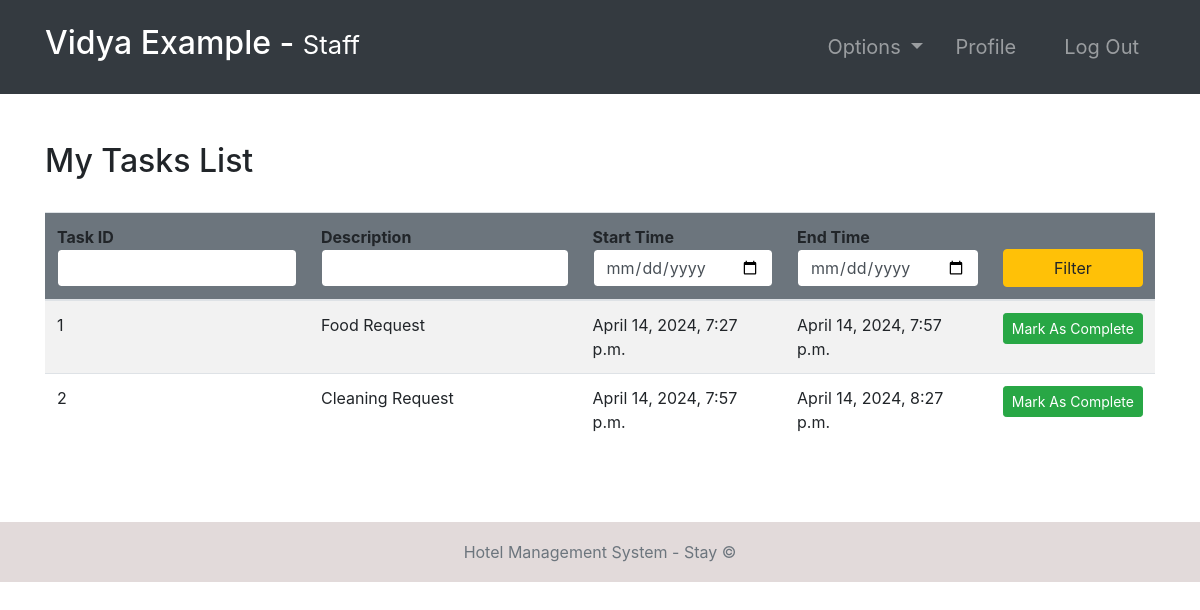
The app's page /tasks/ (signed in) with its own data.
### accounts/models.py (models this page shows, shortened)
class Task(models.Model):
    employee = models.ForeignKey(
        Employee,   null=True, on_delete=models.CASCADE)
    startTime = models.DateTimeField()
    endTime = models.DateTimeField()
    description = models.TextField()

### accounts/views.py (the view, shortened to what this page needs)
# urls.py: path('tasks/', tasks, name="tasks"),
@login_required(login_url='login')
def tasks(request):
    role = str(request.user.groups.all()[0])
    path = role + "/"
    tempEmp = Employee.objects.get(user=request.user)
    tasks = Task.objects.filter(employee=tempEmp)
    context = {
        "role": role,
        'tasks': tasks
    }
    return render(request, path + "tasks.html", context)

### Templates/staff/tasks.html (shortened to what this page needs)
{% extends '../index.html' %}
{% block context %}
<div class="container py-5">
    <div class="table-header row">
        <div class="col-sm-12 col-md-12 col-lg-4 mb-4">
            <h2>My Tasks List</h2>
        </div>
    </div>
    <table class="table table-hover table-striped">
        <thead class="bg-secondary rounded">
            <tr>
                <form action="" method="POST">
                    <th>Task ID <input type="number" name="id" value="{{id}}"
                            class="form-control border border-secondary"></th>
                    <th>Description <input type="text" name="desc" value="{{desc}}"
                            class="form-control border border-secondary"></th>
                    <th>Start Time <input type="date" name="fd" value="{{fd}}"
                            class="form-control border border-secondary"></th>
                    <th>End Time <input type="date" name="ed" value="{{ed}}"
                            class="form-control border border-secondary"></th>
                    <th><button type="submit" name="filter" class="btn btn-warning w-100">Filter</button></th>
                </form>
            </tr>
        </thead>
        <tbody>
            {% for t in tasks %}
            <tr>
                <td>{{t.id}}</td>
                <td>{{t.description}}</td>
                <td>{{t.startTime}}</td>
                <td>{{t.endTime}}</td>
                <form action="" method="POST">
                    <td><a type="submit" name="markAsComplete" class="btn btn-sm btn-success w-100"
                            href="{% url 'completeTask' t.id %}">Mark&nbsp;As&nbsp;Complete</a></td>
                </form>
            </tr>
            {% endfor %}
        </tbody>
    </table>
</div>
{% endblock %}

### Templates/incs/nav.html (shortened to what this page needs)
<nav class="navbar navbar-dark bg-dark navbar-expand-lg py-3 " role="navigation">
    <div class="container">
        <a href="" class="navbar-brand">
            <h2 class="text-capitalize">
                {{ request.user.first_name }} {{ request.user.last_name }} -
                <small>
                    {{ role }}
                </small>
            </h2>
        </a>
        <div class="collapse navbar-collapse" id="navbarTags">
            <ul class="navbar-nav ml-auto">
                <li class="nav-item dropdown p-2">
                    <a class="nav-link dropdown-toggle" href="#" id="navbarDropdown" role="button"
                        data-toggle="dropdown" aria-haspopup="true" aria-expanded="false">
                        Options
                    </a>
                </li>
                <li class="nav-item mr-3 p-2">
                    {% if role == 'staff' or role == 'receptionist' or role == 'admin' or role == 'manager' %}
                    <a href="{% url 'employee-profile' user.id %}" class="nav-link">Profile</a>
                    {% endif %}
                </li>
                <li class="nav-item p-2 ">
                    <a href="{% url 'logout' %}" class="nav-link">Log Out</a>
                </li>
            </ul>
        </div>
    </div>
</nav>

### static/css/main.css (style rules this page uses)
* { margin: 0; padding: 0; -webkit-font-smoothing: antialiased; }
body { position: relative; }
nav .nav-item { font-size: 20px; }

### records on screen
Task: id "1", description "Food Request", startTime "April 14, 2024, 7:27 p.m.", endTime "April 14, 2024, 7:57 p.m."
Task: id "2", description "Cleaning Request", startTime "April 14, 2024, 7:57 p.m.", endTime "April 14, 2024, 8:27 p.m."

### other values on screen
{{ request.user.first_name }} "Vidya"
{{ request.user.last_name }} "Example"
{{ role }} "Staff"
